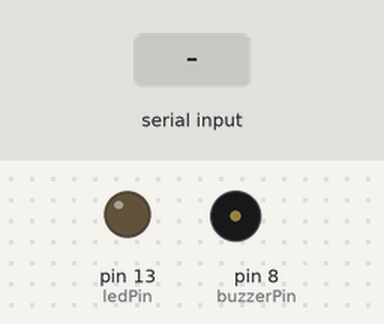
The sketch below on a simulated Arduino Uno, built with avr-gcc and run on an emulated ATmega328P. On the bench: output pins drawn as LEDs (lit = HIGH), buzzer (waves = sounding, pin HIGH). Dashed ring = blinking. The inputs (shaded band) are chosen by the test bench. What the sketch prints to the serial monitor is not drawn.

Above: at 1.2 s.
1.3 s: "1\n" received over Serial
At 2.4 s:
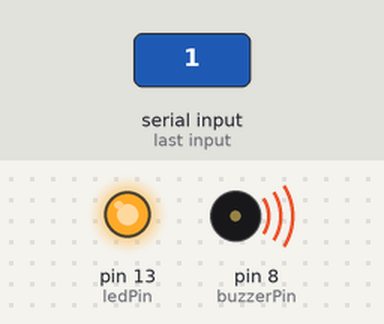
6.8 s: "0\n" received over Serial
At 7.5 s:
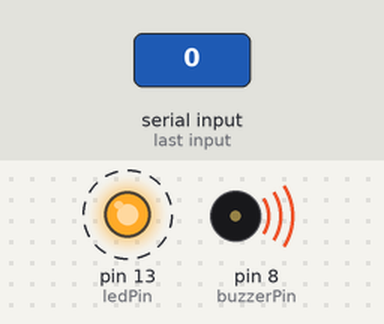
Timing chart, 0 to 12.6 s (numbered marks = the images above; inputs shaded):
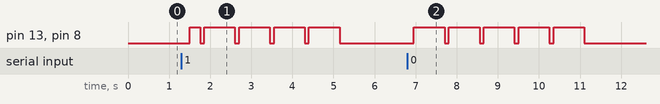

The sketch:

morse.standalone.ino
```cpp
/**
 * Use the LED_BUILTIN,
 * no resistor needed, no extra led.
 *
 * No Bluetooth required. This is to test the morse code generator.
 * User input comes from the Serial Console.
 * Extra piezo buzzer can be hooked on pin 8
 *
 * If you have no Arduino, see https://www.tinkercad.com/things/7RGhSjmQfOj-morse-generator
 */

#define CONSOLE_BR 9600

#define ledPin LED_BUILTIN
#define buzzerPin 8   // Comment this if there is no buzzer

#define SPEED_FACTOR 1

#define NULL 0

// true & false already defined in Arduino
// #define true 1
// #define false 0

#define VERBOSE true

const String EOS = "\r\n";
String receivedSentence = "";

void setup() {
  pinMode(ledPin, OUTPUT);
#ifdef buzzerPin
  pinMode(buzzerPin, OUTPUT);
#endif
  digitalWrite(ledPin, LOW);
#ifdef buzzerPin
  digitalWrite(buzzerPin, LOW);
#endif
  Serial.begin(CONSOLE_BR); // Serial Monitor

  initMorseAlphabet(); // in morse.ino
  Serial.println("Morse Generator ready");
}

void loop() {

  int data = -1;
  while (Serial.available() > 0) { // Checks whether data is coming from the serial port
    data = Serial.read();          // Reads the data from the serial port
    receivedSentence.concat((char)data);
  }
  // Received a String
  if (receivedSentence.length() > 0) {
    if (receivedSentence.endsWith(EOS)) {
      receivedSentence = receivedSentence.substring(0, receivedSentence.length() - EOS.length());
    }
    receivedSentence.toUpperCase();
    Serial.print("Translating: ");
    Serial.println(receivedSentence);
    String fullTranslation = "";
    for (int i = 0; i < receivedSentence.length(); i++) {
      String morse = renderCode(receivedSentence.charAt(i)); // in morse.ino
      fullTranslation.concat(morse);
      delay(100); // between letters
      fullTranslation.concat("/ ");
    }
    Serial.println(fullTranslation); // Back to client
  }
  receivedSentence = ""; // Reset
  delay(500);

}
```

morse.ino
```cpp
typedef struct {
  char letter;
  String code; // contains no blank.
} morseCode;

#define ALPHABET_SIZE 36 // 26 letters, 10 digits
morseCode alphabet[ALPHABET_SIZE];

/**
 * A note for the french-speaking readers:
 * Below we provide a mnemonic way to learn the Morse code:
 * - Each word begins with the letter to translate
 * - Each word has as many syllables as it has signs
 * - A syllable with an 'O' is a dash, otherwise it is a dot.
 *
 * Example Z: Zo-ro-as-tre : _ _ . .
 */

void initMorseAlphabet() {
  // Letters
  alphabet[0].letter  = 'A'; alphabet[0].code  = "._";   // Allo
  alphabet[1].letter  = 'B'; alphabet[1].code  = "_..."; // Bombardement
  alphabet[2].letter  = 'C'; alphabet[2].code  = "_._."; // Compte Goutte
  alphabet[3].letter  = 'D'; alphabet[3].code  = "_..";  // Domaine
  alphabet[4].letter  = 'E'; alphabet[4].code  = ".";    // Eh!
  alphabet[5].letter  = 'F'; alphabet[5].code  = ".._."; // Fanfaronne
  alphabet[6].letter  = 'G'; alphabet[6].code  = "__.";  // Gloutonne
  alphabet[7].letter  = 'H'; alphabet[7].code  = "...."; // Heureusement
  alphabet[8].letter  = 'I'; alphabet[8].code  = "..";   // Ile
  alphabet[9].letter  = 'J'; alphabet[9].code  = ".___"; // J'ai mon loto (Smart hey?..)
  alphabet[10].letter = 'K'; alphabet[10].code = "_._";  // Kohinor (a diamond)
  alphabet[11].letter = 'L'; alphabet[11].code = "._.."; // Linotype
  alphabet[12].letter = 'M'; alphabet[12].code = "__";   // Moto
  alphabet[13].letter = 'N'; alphabet[13].code = "_.";   // Note
  alphabet[14].letter = 'O'; alphabet[14].code = "___";  // Oloron
  alphabet[15].letter = 'P'; alphabet[15].code = ".__."; // Pyrophore
  alphabet[16].letter = 'Q'; alphabet[16].code = "__._"; // Quocorico (OK, that's a trick)
  alphabet[17].letter = 'R'; alphabet[17].code = "._.";  // Raisonne
  alphabet[18].letter = 'S'; alphabet[18].code = "...";  // Salade
  alphabet[19].letter = 'T'; alphabet[19].code = "_";    // Top
  alphabet[20].letter = 'U'; alphabet[20].code = ".._";  // Unisson
  alphabet[21].letter = 'V'; alphabet[21].code = "..._"; // Vegetation
  alphabet[22].letter = 'W'; alphabet[22].code = ".__";  // Wagon long
  alphabet[23].letter = 'X'; alphabet[23].code = "_.._"; // Xochimilco (Mexican city)
  alphabet[24].letter = 'Y'; alphabet[24].code = "_.__"; // Yotcheoufou (ancient chinese town)
  alphabet[25].letter = 'Z'; alphabet[25].code = "__.."; // Zoroastre (Zaratustra, ancient Persian spiritual leader)
  // Digits
  alphabet[26].letter = '1'; alphabet[26].code = ".____";
  alphabet[27].letter = '2'; alphabet[27].code = "..___";
  alphabet[28].letter = '3'; alphabet[28].code = "...__";
  alphabet[29].letter = '4'; alphabet[29].code = "...._";
  alphabet[30].letter = '5'; alphabet[30].code = ".....";
  alphabet[31].letter = '6'; alphabet[31].code = "-....";
  alphabet[32].letter = '7'; alphabet[32].code = "__...";
  alphabet[33].letter = '8'; alphabet[33].code = "___..";
  alphabet[34].letter = '9'; alphabet[34].code = "____.";
  alphabet[35].letter = '0'; alphabet[35].code = "_____";
}

/**
 * Takes one character (A-Z, 0-9) as parameter.
 * Returns the morse translation AND emits the corresponding blink on ledPin
 * (ledPin defined in bluetooth.spy)
 * Ignores unknown characters.
 *
 * Make sure to send UPPERCASE characters
 */
String renderCode(char letter) {
  String translated = "";
  if (letter != '\n' && letter != '\r') {
    if (letter != ' ' && VERBOSE) {
      Serial.print("Rendering ");
      Serial.print(letter);
      Serial.print(" ");
    }

    // Find it
    morseCode * found = NULL;
    for (int i = 0; i < ALPHABET_SIZE; i++) {
      if (alphabet[i].letter == letter) {
        found = &alphabet[i];
        break;
      }
    }
    if (found != NULL) {
      String code = found->code;
      for (int i = 0; i < code.length(); i++) {
        digitalWrite(ledPin, HIGH);
#ifdef buzzerPin
        digitalWrite(buzzerPin, HIGH);
#endif
        if (code.charAt(i) == '.') {
          translated.concat(". ");
          if (VERBOSE) {
            Serial.print(". ");
          }
          delay(250);
        } else {
          translated.concat("_ ");
          if (VERBOSE) {
            Serial.print("_ ");
          }
          delay(750);
        }
        digitalWrite(ledPin, LOW);
#ifdef buzzerPin
        digitalWrite(buzzerPin, LOW);
#endif
        delay(100); // Between signs
      }
      if (VERBOSE) {
        Serial.println();
      }
    } else {
      if (letter == ' ') {
        translated.concat("  ");
        delay(100); // Between signs (. and _) of a character
      } else {
        if (VERBOSE) {
          Serial.print("[");
          Serial.print(letter);
          Serial.println("] not found...");
        }
      }
    }
  }
  if (VERBOSE) {
    Serial.print("\tReturning: ");
    Serial.println(translated);
  }
  return translated;
}
```

Measured:
- after the input at 1.3 s, pin 13 (ledPin), pin 8 (buzzerPin): LOW → HIGH after 0.20 s, then repeats every 0.85 s: LOW 0.10 s, HIGH 0.75 s, until it stays LOW from 5.2 s
- after the input at 6.8 s, pin 13 (ledPin), pin 8 (buzzerPin): alternates HIGH for 0.75 s and LOW for 0.10 s, 10 changes in all, then stays LOW, starting after 0.15 s
